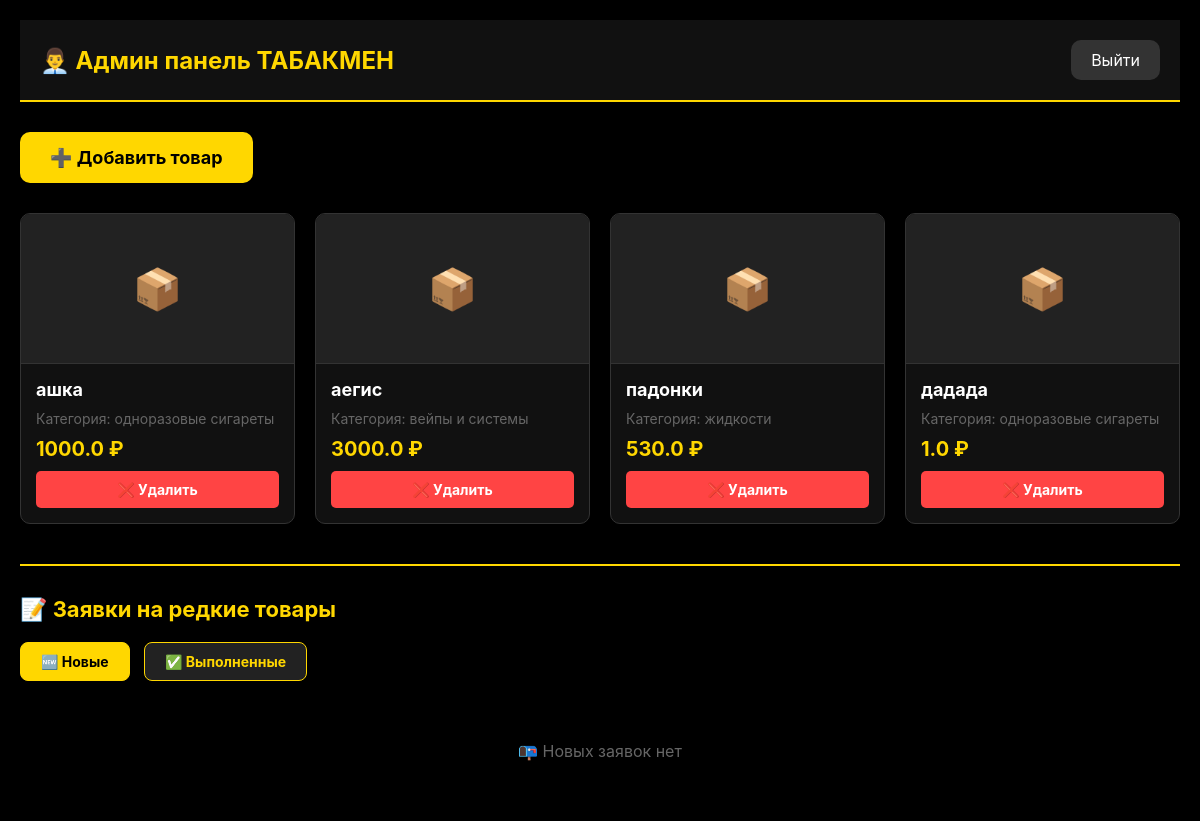
/admin (signed in), run on the app's committed database.
### database.py (models this page shows, shortened)
class Product(db.Model):
    id = db.Column(db.Integer, primary_key=True)
    name = db.Column(db.String(200), nullable=False)
    category_id = db.Column(db.Integer, db.ForeignKey('category.id'))  # ID категории
    price = db.Column(db.Float, nullable=False)
    description = db.Column(db.Text, default='')
    image_path = db.Column(db.String(500))
    in_stock = db.Column(db.Boolean, default=True)
    created_at = db.Column(db.DateTime, default=datetime.now)

class Category(db.Model):
    id = db.Column(db.Integer, primary_key=True)
    name = db.Column(db.String(100), nullable=False, unique=True)  # Название категории
    icon = db.Column(db.String(10), default='📦')                  # Иконка (эмодзи)
    sort_order = db.Column(db.Integer, default=0)                  # Порядок сортировки
    created_at = db.Column(db.DateTime, default=datetime.now)
    products = db.relationship('Product', backref='category_obj', lazy=True)

### app.py (the view)
@app.route('/admin', methods=['GET', 'POST'])
def admin_panel():
    if request.method == 'POST':
        if request.form.get('password') == ADMIN_PASSWORD:
            session['admin'] = True
            return render_template('admin.html',
                                 products=Product.query.all(),
                                 categories=Category.query.all())
    if session.get('admin'):
        return render_template('admin.html',
                             products=Product.query.all(),
                             categories=Category.query.all())
    return render_template('admin_login.html')

### templates/admin.html (shortened to what this page needs)
<!DOCTYPE html>
<html>
<head>
</head>
<body>
    <div class="header">
        <h1>👨‍💼 Админ панель ТАБАКМЕН</h1>
        <a href="/admin/logout" class="logout-btn">Выйти</a>
    </div>
    <button class="add-btn" onclick="openAddModal()">➕ Добавить товар</button>
    <div class="products-grid" id="products-grid">
        {% for product in products %}
        <div class="product-card" id="product-{{ product.id }}">
            <div class="product-image">
                {% if product.image_path %}
                    <img src="{{ product.image_path }}" alt="{{ product.name }}">
                {% else %}
                    📦
                {% endif %}
            </div>
            <div class="product-info">
                <h3>{{ product.name }}</h3>
                <p>Категория:
                    {% for cat in categories %}
                        {% if cat.id == product.category_id %}
                            {{ cat.name }}
                        {% endif %}
                    {% endfor %}
                </p>
                <div class="product-price">{{ product.price }} ₽</div>
                <button class="delete-btn" onclick="deleteProduct({{ product.id }})">❌ Удалить</button>
            </div>
        </div>
        {% endfor %}
    </div>
    <div class="orders-section">
        <h2>📝 Заявки на редкие товары</h2>
        <div>
            <button class="tab-btn active" onclick="showTab('new')">🆕 Новые</button>
            <button class="tab-btn" onclick="showTab('completed')">✅ Выполненные</button>
        </div>
        <div id="new-orders" class="orders-container"></div>
    </div>
</body>
</html>

### templates/admin.html (style rules this page uses)
* { margin: 0; padding: 0; box-sizing: border-box; font-family: -apple-system, BlinkMacSystemFont, 'Segoe UI', Roboto, Helvetica, Arial, sans-serif; }
body { background: #000; min-height: 100vh; padding: 20px; }
.header { background: #111; border-bottom: 2px solid #ffd700; padding: 20px; margin-bottom: 30px; display: flex; justify-content: space-between; align-items: center; flex-wrap: wrap; gap: 15px; }
h1 { color: #ffd700; font-size: 24px; }
.logout-btn { background: #333; color: #fff; padding: 10px 20px; border-radius: 10px; text-decoration: none; }
.add-btn { background: #ffd700; color: #000; border: none; padding: 15px 30px; border-radius: 10px; font-size: 18px; font-weight: bold; cursor: pointer; margin-bottom: 30px; transition: all 0.3s; }
.products-grid { display: grid; grid-template-columns: repeat(auto-fill, minmax(250px, 1fr)); gap: 20px; margin-bottom: 40px; }
.product-card { background: #111; border: 1px solid #333; border-radius: 10px; overflow: hidden; transition: all 0.3s; }
.product-image { height: 150px; background: #222; display: flex; align-items: center; justify-content: center; color: #ffd700; font-size: 40px; border-bottom: 1px solid #333; }
.product-info { padding: 15px; }
.product-info h3 { color: #fff; margin-bottom: 10px; font-size: 18px; }
.product-info p { color: #666; margin-bottom: 5px; font-size: 14px; }
.product-price { color: #ffd700; font-size: 20px; font-weight: bold; margin: 10px 0; }
.delete-btn { background: #ff4444; color: white; border: none; padding: 10px; border-radius: 5px; width: 100%; cursor: pointer; font-size: 14px; font-weight: bold; transition: all 0.3s; }
.orders-section { margin-top: 40px; border-top: 2px solid #ffd700; padding-top: 30px; }
.orders-section h2 { color: #ffd700; margin-bottom: 20px; font-size: 22px; }
.orders-container { display: grid; grid-template-columns: repeat(auto-fill, minmax(300px, 1fr)); gap: 15px; }
.tab-btn { background: #222; color: #ffd700; border: 1px solid #ffd700; padding: 10px 20px; border-radius: 8px; font-size: 14px; font-weight: bold; cursor: pointer; margin-right: 10px; margin-bottom: 20px; transition: all 0.3s; }
.tab-btn.active { background: #ffd700; color: #000; }

### data on the page
Product: name "ашка", price "1000.0"
Category: name "одноразовые сигареты"
Product: name "аегис", price "3000.0"
Category: name "вейпы и системы"
Product: name "падонки", price "530.0"
Category: name "жидкости"
Product: name "дадада", price "1.0"
